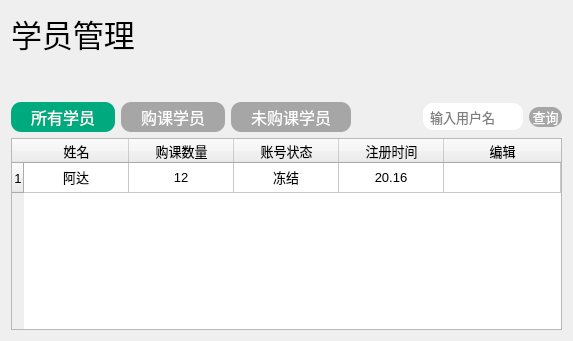
       <widget class="QWidget" name="page_2">
        <property name="font">
         <font>
          <pointsize>12</pointsize>
         </font>
        </property>
        <layout class="QHBoxLayout" name="horizontalLayout_21">
         <item>
          <layout class="QVBoxLayout" name="verticalLayout_7">
           <item>
            <widget class="QLabel" name="label_5">
             <property name="font">
              <font>
               <pointsize>23</pointsize>
              </font>
             </property>
             <property name="text">
              <string>学员管理</string>
             </property>
            </widget>
           </item>
           <item>
            <spacer name="verticalSpacer_4">
             <property name="orientation">
              <enum>Qt::Vertical</enum>
             </property>
             <property name="sizeType">
              <enum>QSizePolicy::Minimum</enum>
             </property>
             <property name="sizeHint" stdset="0">
              <size>
               <width>20</width>
               <height>40</height>
              </size>
             </property>
            </spacer>
           </item>
           <item>
            <layout class="QHBoxLayout" name="horizontalLayout_9" stretch="2,2,2,2,2,1">
             <property name="spacing">
              <number>6</number>
             </property>
             <item>
              <widget class="QPushButton" name="pushButton_11">
               <property name="font">
                <font>
                 <pointsize>12</pointsize>
                </font>
               </property>
               <property name="styleSheet">
                <string notr="true">QPushButton{
	color: rgb(255, 255, 255);
	border-radius:10px;	
	background-color: rgb(166, 166, 166);
	padding:3px 20px;
}
QPushButton:hover{
	background-color: rgb(0, 217, 159);
}

QPushButton:checked{
	background-color: rgb(0, 170, 127);
}</string>
               </property>
               <property name="text">
                <string>所有学员</string>
               </property>
               <property name="checkable">
                <bool>true</bool>
               </property>
               <property name="checked">
                <bool>true</bool>
               </property>
               <property name="autoExclusive">
                <bool>true</bool>
               </property>
              </widget>
             </item>
             <item>
              <widget class="QPushButton" name="pushButton_9">
               <property name="font">
                <font>
                 <pointsize>12</pointsize>
                </font>
               </property>
               <property name="styleSheet">
                <string notr="true">QPushButton{
	color: rgb(255, 255, 255);
	border-radius:10px;	
	background-color: rgb(166, 166, 166);
	padding:3px 20px;
}
QPushButton:hover{
	background-color: rgb(0, 217, 159);
}
QPushButton:checked{
	background-color: rgb(0, 170, 127);
}</string>
               </property>
               <property name="text">
                <string>购课学员</string>
               </property>
               <property name="checkable">
                <bool>true</bool>
               </property>
               <property name="autoExclusive">
                <bool>true</bool>
               </property>
              </widget>
             </item>
             <item>
              <widget class="QPushButton" name="pushButton_10">
               <property name="font">
                <font>
                 <pointsize>12</pointsize>
                </font>
               </property>
               <property name="styleSheet">
                <string notr="true">QPushButton{
	color: rgb(255, 255, 255);
	border-radius:10px;	
	background-color: rgb(166, 166, 166);
	padding:3px 20px;
}
QPushButton:hover{
	background-color: rgb(0, 217, 159);
}
QPushButton:checked{
	background-color: rgb(0, 170, 127);
}</string>
               </property>
               <property name="text">
                <string>未购课学员</string>
               </property>
               <property name="checkable">
                <bool>true</bool>
               </property>
               <property name="autoExclusive">
                <bool>true</bool>
               </property>
              </widget>
             </item>
             <item>
              <spacer name="horizontalSpacer_3">
               <property name="orientation">
                <enum>Qt::Horizontal</enum>
               </property>
               <property name="sizeHint" stdset="0">
                <size>
                 <width>40</width>
                 <height>20</height>
                </size>
               </property>
              </spacer>
             </item>
             <item>
              <widget class="QLineEdit" name="lineEdit">
               <property name="minimumSize">
                <size>
                 <width>100</width>
                 <height>15</height>
                </size>
               </property>
               <property name="font">
                <font>
                 <pointsize>10</pointsize>
                </font>
               </property>
               <property name="styleSheet">
                <string notr="true">border-radius:10px;
padding:5px;
background-color:rgb(255, 255, 255);
</string>
               </property>
               <property name="text">
                <string/>
               </property>
               <property name="echoMode">
                <enum>QLineEdit::Normal</enum>
               </property>
               <property name="placeholderText">
                <string>输入用户名</string>
               </property>
              </widget>
             </item>
             <item>
              <widget class="QPushButton" name="pushButton_12">
               <property name="minimumSize">
                <size>
                 <width>0</width>
                 <height>20</height>
                </size>
               </property>
               <property name="font">
                <font>
                 <pointsize>10</pointsize>
                </font>
               </property>
               <property name="styleSheet">
                <string notr="true">QPushButton{
	color: rgb(255, 255, 255);
	border-radius:10px;
	background-color: rgb(166, 166, 166);
}
QPushButton:hover{
	background-color: rgb(232, 232, 232);
}
QPushButton:pressed{
	background-color: rgb(166, 166, 166);
}</string>
               </property>
               <property name="text">
                <string>查询</string>
               </property>
              </widget>
             </item>
            </layout>
           </item>
           <item>
            <widget class="QTableWidget" name="tableWidget">
             <property name="font">
              <font>
               <pointsize>10</pointsize>
              </font>
             </property>
             <attribute name="horizontalHeaderCascadingSectionResizes">
              <bool>true</bool>
             </attribute>
             <attribute name="horizontalHeaderMinimumSectionSize">
              <number>25</number>
             </attribute>
             <attribute name="horizontalHeaderDefaultSectionSize">
              <number>105</number>
             </attribute>
             <attribute name="horizontalHeaderShowSortIndicator" stdset="0">
              <bool>false</bool>
             </attribute>
             <attribute name="horizontalHeaderStretchLastSection">
              <bool>true</bool>
             </attribute>
             <attribute name="verticalHeaderVisible">
              <bool>true</bool>
             </attribute>
             <attribute name="verticalHeaderCascadingSectionResizes">
              <bool>false</bool>
             </attribute>
             <row>
              <property name="text">
               <string>1</string>
              </property>
              <property name="textAlignment">
               <set>AlignCenter</set>
              </property>
             </row>
             <column>
              <property name="text">
               <string>姓名</string>
              </property>
             </column>
             <column>
              <property name="text">
               <string>购课数量</string>
              </property>
             </column>
             <column>
              <property name="text">
               <string>账号状态</string>
              </property>
             </column>
             <column>
              <property name="text">
               <string>注册时间</string>
              </property>
             </column>
             <column>
              <property name="text">
               <string>编辑</string>
              </property>
             </column>
             <item row="0" column="0">
              <property name="text">
               <string>阿达</string>
              </property>
              <property name="textAlignment">
               <set>AlignCenter</set>
              </property>
             </item>
             <item row="0" column="1">
              <property name="text">
               <string>12</string>
              </property>
              <property name="textAlignment">
               <set>AlignCenter</set>
              </property>
             </item>
             <item row="0" column="2">
              <property name="text">
               <string>冻结</string>
              </property>
              <property name="textAlignment">
               <set>AlignCenter</set>
              </property>
             </item>
             <item row="0" column="3">
              <property name="text">
               <string>20.16</string>
              </property>
              <property name="textAlignment">
               <set>AlignCenter</set>
              </property>
             </item>
            </widget>
           </item>
          </layout>
         </item>
        </layout>
       </widget>
